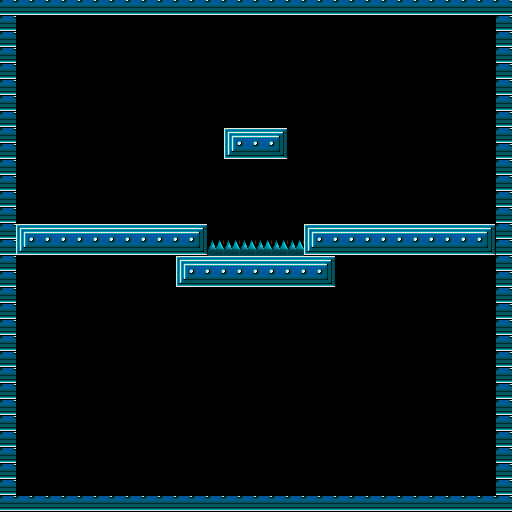

The image is a tile-based game level rendered from a .tmx file. Its description and source (layers, tilesets, objects; grid data summarised) follow:
An orthogonal 32x32 tile map with 16x16 px tiles, 1 tile layer (ground).

<map version="1.0" orientation="orthogonal" width="32" height="32" tilewidth="16" tileheight="16">
 <tileset firstgid="1" name="tutorialtiles" tilewidth="16" tileheight="16">
  <image source="tutorialtiles.png" width="64" height="64" />
  <tile id="1">
   <properties>
    <property name="solid" value="" />
   </properties>
  </tile>
  <tile id="2">
   <properties>
    <property name="solid" value="" />
   </properties>
  </tile>
  <tile id="3">
   <properties>
    <property name="solid" value="" />
   </properties>
  </tile>
  <tile id="5">
   <properties>
    <property name="solid" value="" />
   </properties>
  </tile>
  <tile id="6">
   <properties>
    <property name="solid" value="" />
   </properties>
  </tile>
  <tile id="7">
   <properties>
    <property name="solid" value="" />
   </properties>
  </tile>
 </tileset>
 <layer name="ground" width="32" height="32">
  <data>[1024 cells, 1024 non-empty, 8 distinct tile ids]</data>
 </layer>
</map>
